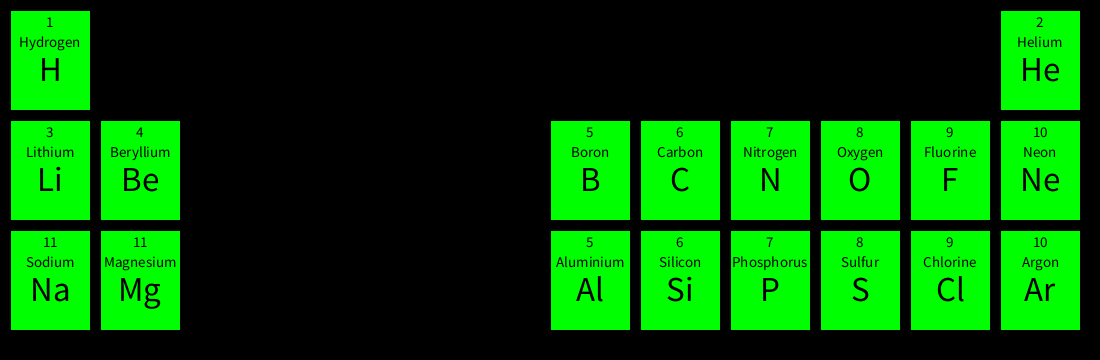
Frame 1 (no input)
Frame 60 (the mouse pressed at the canvas centre just before this capture): identical to frame 1, image omitted
Frame 120 (the mouse held since frame 60 and released just before this capture): identical to frame 1, image omitted

The Processing sketch that drew this single still picture (run headless with seeded random() and noise(); from frame 60 on, the mouse is pressed at the canvas centre):

// Processing sketch: PeriodicTable
// ── PeriodicTable.pde
class Element{
   int x;
   int y;
   int w=80;
   int h=100;
   int c;
   int atomicNum;
   String name;
   String symbol;
   int start;
   Element(int dX,int dY, int dC, int dnum, String dName, String dsym){
     x=dX; y=dY;
     c=dC;
     atomicNum=dnum;
     name=dName;
     symbol=dsym;
     start= millis();
   }
   void drawElement(){
    fill(c);
    rect(x,y,w,h);
    fill(0);
    textSize(15);
    textAlign(CENTER);
    text(""+atomicNum,x,y+6,w,30);
    text(name,x,y+26,w,30);
    textSize(35);
    text(symbol,x,y+45,w,50);
   }
   //void update(){
   //  if(millis()-start>3000){
   //    RList.remove(this); 
   //  }
   //}
}
//Rectangle R= new Rectangle(100,100,100,100,color(255,0,0));
//Rectangle R1= new Rectangle(300,100,100,100,color(0,255,0));
ArrayList<Element> elements= new ArrayList<Element> ();
//Rectangle[][] RArray= new Rectangle[100][20];


void setup() {
  size(1100, 360);
  //for(int i=0;i<100;i++){
  // int x= floor(random(1)*width);
  // int y= floor(random(1)*height);
  // int w= floor(random(1)*200);
  // int h= floor(random(1)*200);
  // int c= color(floor(random(1)*255),floor(random(1)*255),floor(random(1)*255));
  // RList.add(new Rectangle(x,y,w,h,c));
  //}
  
  //RList.add(new Rectangle(300,100,100,100,color(0,255,0)));
  elements.add(new Element(10,10,color(0,255,0),1,"Hydrogen","H"));
  elements.add(new Element(10+11*90,10,color(0,255,0),2,"Helium","He"));
  elements.add(new Element(10,120,color(0,255,0),3,"Lithium","Li"));
  elements.add(new Element(10+90,120,color(0,255,0),4,"Beryllium","Be"));
  int sep=6;
  elements.add(new Element(10+sep*90,120,color(0,255,0),5,"Boron","B"));
  elements.add(new Element(10+(sep+1)*90,120,color(0,255,0),6,"Carbon","C"));
  elements.add(new Element(10+(sep+2)*90,120,color(0,255,0),7,"Nitrogen","N"));
  elements.add(new Element(10+(sep+3)*90,120,color(0,255,0),8,"Oxygen","O"));
  elements.add(new Element(10+(sep+4)*90,120,color(0,255,0),9,"Fluorine","F"));
  elements.add(new Element(10+(sep+5)*90,120,color(0,255,0),10,"Neon","Ne"));
  
  elements.add(new Element(10+0,10+110*2,color(0,255,0),11,"Sodium","Na"));
  elements.add(new Element(10+1*90,10+110*2,color(0,255,0),11,"Magnesium","Mg"));
  
  elements.add(new Element(10+sep*90,10+110*2,color(0,255,0),5,"Aluminium","Al"));
  elements.add(new Element(10+(sep+1)*90,10+110*2,color(0,255,0),6,"Silicon","Si"));
  elements.add(new Element(10+(sep+2)*90,10+110*2,color(0,255,0),7,"Phosphorus","P"));
  elements.add(new Element(10+(sep+3)*90,10+110*2,color(0,255,0),8,"Sulfur","S"));
  elements.add(new Element(10+(sep+4)*90,10+110*2,color(0,255,0),9,"Chlorine","Cl"));
  elements.add(new Element(10+(sep+5)*90,10+110*2,color(0,255,0),10,"Argon","Ar"));

  
}

void draw(){
 background(0);
 for( Element E: elements){
   E.drawElement(); 
 }
 //for(int i=RList.size()-1;i>=0;i--){
 //  RList.get(i).update();
 //}
 //if(frameCount%20==0){
 //  int x= floor(random(1)*width);
 //  int y= floor(random(1)*height);
 //  int w= floor(random(1)*200);
 //  int h= floor(random(1)*200);
 //  int c= color(floor(random(1)*255),floor(random(1)*255),floor(random(1)*255));
 //  RList.add(new Rectangle(x,y,w,h,c));
 //}
 //R.drawRect();
 //R1.drawRect();
}
